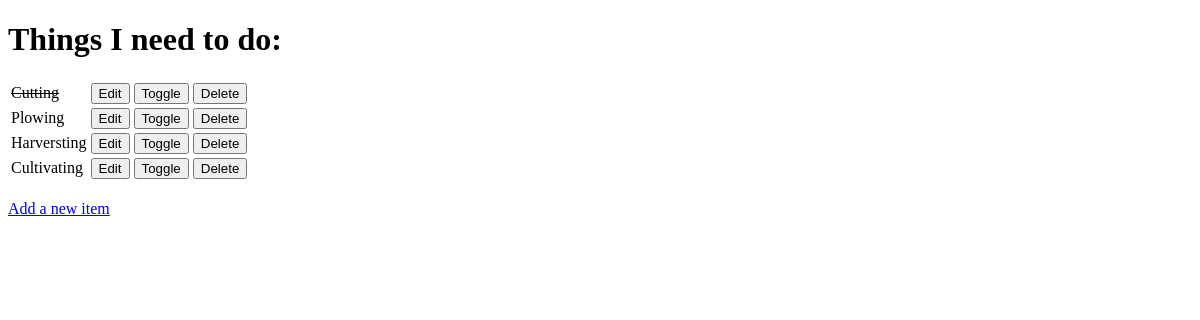
The app's page /, older data.
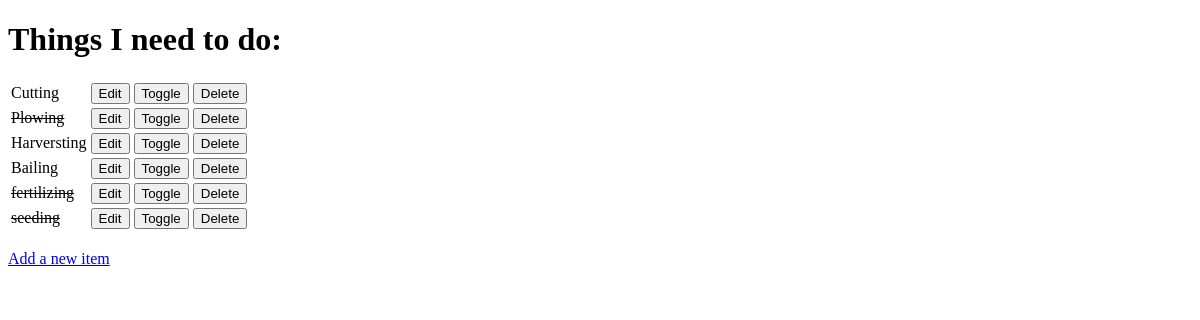
The same page, newer data.
### todo/models.py (models this page shows, shortened)
class Item(models.Model):
    name = models.CharField(max_length=50, null=False, blank=False)
    done = models.BooleanField(null=False, blank=False)

### todo/views.py (the view)
# urls.py: path('', views.get_todo_list, name='todo_list'),
def get_todo_list(request):
    items = Item.objects.all()
    context = {
        'items': items
    }
    return render(request, 'todo_web/todo_list.html', context)

### todo/templates/todo_web/todo_list.html (shortened to what this page needs)
<!DOCTYPE html>
<html lang="en">
<head>
</head>
<body>
    <h1>Things I need to do:</h1>
    <table>
        {% for item in items %}
            <tr>
                {% if item.done %}
                    <td><strike>{{ item.name }}</strike></td>
                {% else %}
                    <td>{{ item.name }}</td>
                {% endif %}
                <td>
                    <a href="/edit/{{ item.id }}">
                        <button>Edit</button>
                    </a>
                </td>
                <td>
                    <a href="toggle/{{ item.id }}">
                        <button>Toggle</button>
                    </a>
                </td>
                <td>
                    <a href="delete/{{ item.id }}">
                        <button>Delete</button>
                    </a>
                </td>
            </tr>
               {% empty %}
            <tr>
                <td>You have nothing to do</td>
            </tr>
        {% endfor %}
    </table>
    <br>
    <a href="/add">Add a new item</a>
</body>
</html>

Row changes from the older to the newer data that the page shows:
removed Item: name "Cultivating"
changed Item "Cutting": done True → False (drawn)
changed Item "Plowing": done False → True (drawn)
added Item: name "Bailing"
added Item: name "fertilizing"
added Item: name "seeding"
